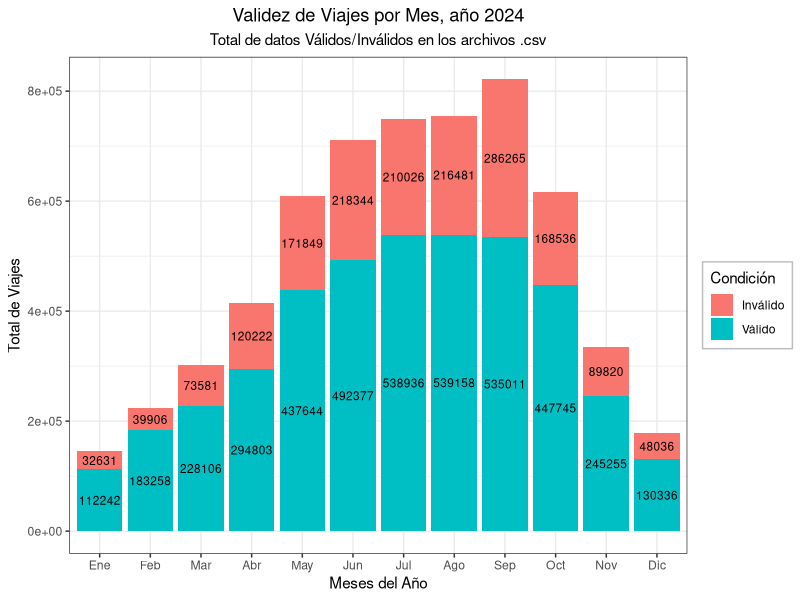

This figure's R source:
# val_prop: número de viajes válidos vs inválidos
# para un gráfico con los valores numéricos en vez de porcentajes, ver val_perc.R
# se necesita la librería forcats (en tidyverse) para tratar al eje x como vector

library(tidyverse)
library(ggplot2)

# se copia el dataframe general de clean_table.R
# estos valores se apilan bajo un mes en formato mes[n] = (validos[n],invalidos[n])
totales <- c(144873, 223164, 301687, 415025, 609493, 710721,
             748962, 755639, 821276, 616281, 335075, 178372)
validos <- c(112242, 183258, 228106, 294803, 437644, 492377,
             538936, 539158, 535011, 447745, 245255, 130336)
invalidos <- c(32631, 39906, 73581, 120222, 171849, 218344,
               210026, 216481, 286265, 168536, 89820, 48036)

# datos <- matriz de formato [meses, condicion, validez]
# validez es un vector traspuesto de un dataframe
# este df principal tiene formato [num_validos, num_invalidos]
datos <- data.frame(
  meses <- c(rep("Ene",2), rep("Feb",2), rep("Mar",2), rep("Abr",2), rep("May",2), rep("Jun",2), 
             rep("Jul",2), rep("Ago",2), rep("Sep",2), rep("Oct",2), rep("Nov",2), rep("Dic",2)),
  condicion <- c("Válido", "Inválido"),
  validez <- as.vector(t(data.frame(validos, invalidos)))
)

# Ploteo de los datos = gráfico de barras apilado
ggplot(datos, aes(x = factor(meses, levels = unique(meses)), y = validez, fill = rep(condicion,12))) + 
  geom_bar(position = "stack", stat = "identity") +
  ggtitle("Validez de Viajes por Mes, año 2024",
          subtitle = "Total de datos Válidos/Inválidos en los archivos .csv") +
  xlab("Meses del Año") +
  ylab("Total de Viajes") +
  labs(fill = "Condición") +
  geom_text(label = validez, size = 3, position = position_stack(vjust = 0.5)) +
  theme_bw() +
  theme(plot.title = element_text(hjust = 0.5),
        plot.subtitle = element_text(hjust = 0.5),
        legend.background = element_rect(colour = "gray"))


